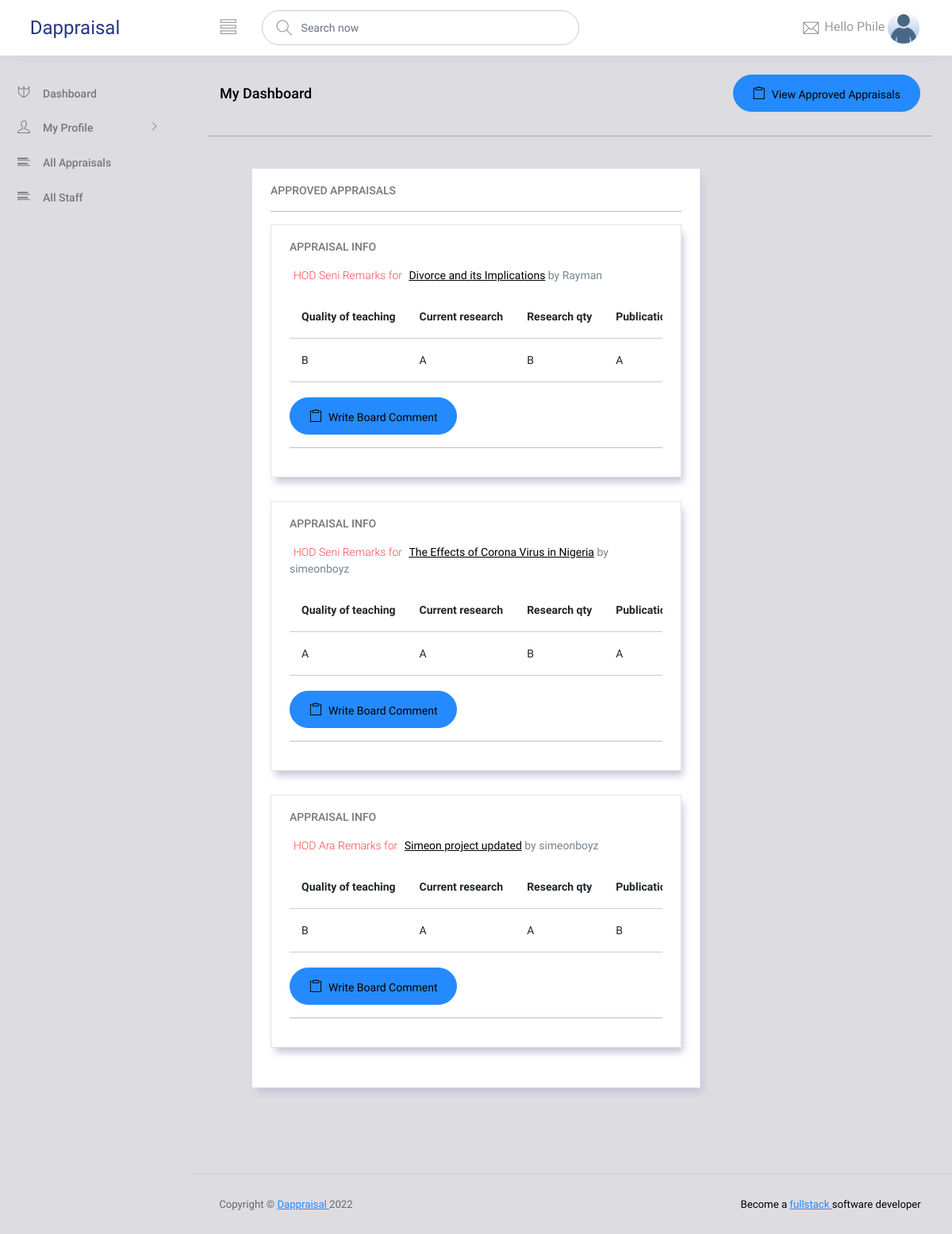
The page /approved-appraisals/ (signed in) on the database its author committed.
### appraisal_component/models.py (models this page shows, shortened)
class User(AbstractUser):
	accounts = (
			('select account', 'select account'),
			('HOD', 'HOD'),
			('lecturer', 'lecturer'),
			('Assessment committee', 'Assessment committee'),
		)
	account_type = models.CharField(max_length=200, choices=accounts, default='select account')
	email = models.CharField(max_length = 200, blank=True, unique=True)
	first_name = models.CharField(max_length=200, blank=True)
	last_name = models.CharField(max_length=200, blank=True)
	username = models.CharField(max_length = 200, blank=True, unique=True)
	date_created = models.DateTimeField(auto_now_add=True)
	USERNAME_FIELD = 'username'
	REQUIRED_FIELDS = []
	def __str__(self):
		return self.username

class LecturerComment(models.Model):
	signature_option = (
		('select', 'select'),
		('Signed & Approved','Signed & Approved'),
		('Unsigned &Unapproved', 'Unsigned &Unapproved'),
	)
	get_comment = models.TextField()
	get_lecturer = models.ForeignKey(User, on_delete=models.CASCADE, blank=True, default='No comment', related_name='lecturer_name')
	get_appraisal = models.ForeignKey(HODAssessment, on_delete=models.CASCADE, null=True, blank=True, related_name='lecturer_comment')
	date_signed = models.DateTimeField(auto_now_add=True)
	get_signature = models.CharField(blank=True, max_length=200, default='select', choices=signature_option)

class HODAssessment(models.Model):
	grades = (
			('A','A'),
			('B','B'),
			('C','C'),
			('D','D'),
			('E','E'),
		)
	recommendation_option = (
			('select', 'select'),
			('Approved','Approved'),
			('Unapproved', 'Unapproved'),
		)
	signature_option = (
			('select', 'select'),
			('Signed & Approved','Signed & Approved'),
			('Unsigned &Unapproved', 'Unsigned &Unapproved'),
		)
	quality_of_teaching = models.CharField(max_length=200, choices=grades)
	current_research = models.CharField(max_length=200, choices=grades)
	quality_of_research = models.CharField(max_length=200, choices=grades)
	quality_of_publications = models.CharField(max_length=200, choices=grades)
	postgraduate_supervision = models.CharField(max_length=200, choices=grades)
	other_departmental_responsibilities = models.CharField(max_length=200, choices=grades)
	contribution_to_university_or_country = models.CharField(max_length=200, choices=grades)
	general_assessment = models.CharField(max_length=200, choices=grades)
	recommendations = models.CharField(blank=True, default='select', max_length=200, choices=recommendation_option)
	signature = models.CharField(blank=True, max_length=200, default='select', choices=signature_option)
	date_signed = models.DateTimeField(auto_now_add=True)
	lecturer = models.ForeignKey(StaffAppraisal, on_delete=models.CASCADE, null=True, blank=True, related_name='lecturer_form')
	hod_name = models.ForeignKey(User, on_delete=models.CASCADE, null=True, blank=True, related_name='hod_fullname')

class StaffAppraisal(models.Model):
	marital_status = (
			('select account', 'select account'),
			('single', 'single'),
			('married', 'married'),
			('divorced', 'divorced'),
		)
	appointment_status = (
			('select account', 'select account'),
			('Yes','Yes'),
			('No','No'),
		)
	marital_status = models.CharField(max_length=100, choices=marital_status, default='select account')
	college = models.CharField(max_length=200, blank=True)
	department = models.CharField(max_length=200, blank=True)
	date_of_first_appointment = models.DateField(blank=True)
	grade_of_first_appointment = models.CharField(blank=True, max_length=200)
	date_of_last_promotion = models.DateField(blank=True)
	grade_of_last_promotion = models.CharField(blank=True, max_length=200)
	date_of_current_appointment = models.DateField(blank=True)
	grade_of_current_appointment = models.CharField(blank=True, max_length=200)
	appointment_confirmation = models.CharField(max_length=100, choices=appointment_status, default='select account')
	present_salary = models.CharField(blank=True, max_length=200)
	academic_qualification_degree = models.CharField(max_length=200, blank=True)
	academic_qualification_class = models.CharField(max_length=200, blank=True)
	academic_qualification_institution = models.CharField(max_length=200, blank=True)
	date_of_award = models.DateField()
	professional_qualification = models.CharField(blank=True, max_length=200)
	professional_awarding_body = models.CharField(max_length=200, blank=True)
	professional_date_of_award = models.DateField()
	teaching_experience_institution = models.CharField(max_length=200, blank=True)
	designation = models.CharField(max_length=200, blank=True)
	specialization = models.CharField(blank=True, max_length=200)
	period_from = models.DateField()
	period_to = models.DateField()
	courses_taught_during_harmattan = models.CharField(blank=True, max_length=600)
	courses_taught_during_rain = models.CharField(blank=True, max_length=600)
	professional_employer = models.CharField(blank=True, max_length=200)
	designation = models.CharField(max_length=200, blank=True)
	nature_of_duty = models.CharField(blank=True, max_length=200)
	professional_experience_date = models.DateField()
	publications = models.FileField(upload_to='files/')
	research_topic = models.CharField(max_length=500, blank=True)
	research_date = models.CharField(max_length=200, blank=True)
	user = models.ForeignKey(User, on_delete=models.CASCADE, null=True, blank=True, related_name='lecturer',)
	date_submitted = models.DateTimeField(auto_now_add=True)

### account/models.py (models this page shows, shortened)
class Profile(models.Model):
	gender = (
			('select', 'select'),
			('male', 'male'),
			('female', 'female')
		)
	user = models.OneToOneField(User, related_name='profile', on_delete=models.CASCADE)
	dob = models.DateField(blank=True, null=True)
	bio = models.CharField(max_length=200, blank=True)
	photo = models.ImageField(upload_to='users/%Y/%m/%d', default='media/default.jpeg', blank=True)
	level = models.CharField(max_length=200, blank=True, default='junior')
	gender = models.CharField(max_length=100, choices=gender, default='select')
	department = models.CharField(max_length=200, blank=True)
	nationality = models.CharField(max_length=100, blank=True, default='Nigeria')
	state = models.CharField(max_length=100, blank=True, default='Ogun')
	phone_no = models.CharField(max_length=100, blank=True)
	staff_id = models.CharField(max_length=100, blank=True, null=True)
	date_created = models.DateTimeField(auto_now_add=True)
	last_seen = models.DateTimeField(default=timezone.now)

### appraisal_component/views.py (the view)
# urls.py: path('approved-appraisals/', ApprovedAppraisalListView.as_view(), name='approved-appraisals'),
class ApprovedAppraisalListView(ListView):
	model = HOD
	context_object_name = 'approved_appraisals'
	ordering = ['-date_signed'] #0650503440, gtb, 4040-ussd pin
	paginate_by = 7
	def get_context_data(self, **kwargs):
		context = super().get_context_data(**kwargs)
		current_user = self.request.user
		print('this is the current_user and the account_type: ', current_user, current_user.account_type)
		approved_appraisals = HOD.objects.all()
		approved_appraisals_with_lecturer_comments = LecturerComment.objects.all()
		context = {
			'current_user':current_user,
			'approved_appraisals':approved_appraisals,
			'approved_appraisals_with_lecturer_comments':approved_appraisals_with_lecturer_comments,
		}
		return context

### appraisal_component/templates/appraisal_component/hodassessment_list.html (shortened to what this page needs)
{% extends 'layout.html' %}
{% load static %}
{% load crispy_forms_tags %}
{% block content %}
    <div class="">
       <div class="main-panel">
        <div class="content-wrapper">
          <div class="row">
            <div class="col-md-12 grid-margin stretch-card">
              <div class="card">
                <div class="card-body">
                  <h4 class="card-title">APPROVED APPRAISALS</h4> <hr>
                  <p class="card-description">
                        {% if current_user.account_type == 'Assessment committee' %}
                           {% for new_request in approved_appraisals_with_lecturer_comments %}
                            {%  if new_request %}
                            <div class="col-lg-12 grid-margin stretch-card">
                              <div class="card">
                                <div class="card-body">
                                  <h4 class="card-title">APPRAISAL INFO</h4>
                                  <p class="card-description">
                                    <code> HOD {{ new_request.get_appraisal.hod_name }} Remarks for </code>
                                    <a class="text-black" href="{% url 'appraisal:appraisal-detail' new_request.id %}">{{ new_request.get_appraisal.lecturer.research_topic }}</a> by {{ new_request.get_appraisal.lecturer.user.username }}
                                  </p>
                                  <div class="table-responsive">
                                    <table class="table">
                                      <thead>
                                        <tr>
                                          <th>Quality of teaching</th>
                                          <th>Current research</th>
                                          <th>Research qty</th>
                                          <th>Publication qty</th>
                                        </tr>
                                      </thead>
                                      <tbody>
                                        <tr>
                                          <td>{{ new_request.get_appraisal.quality_of_teaching }}</td>
                                          <td>{{ new_request.get_appraisal.current_research }}</td>
                                          <td>{{ new_request.get_appraisal.quality_of_research }}</td>
                                          <td>{{ new_request.get_appraisal.quality_of_publications }}</td>
                                        </tr>
                                      </tbody>
                                    </table>
                                  </div>
                                  <br>
                                    <a href="{% url 'appraisal:board-comment' new_request.get_appraisal.id %}" type="button" class="btn btn-primary btn-icon-text btn-rounded"> <i class="ti-clipboard btn-icon-prepend"></i>Write Board Comment
                              </a> <hr>
                                </div>
                              </div>
                            </div>
                            {% else %}
                              <p>No Appraisals Yet!</p>
                             {% endif %}
                            {% endfor %}
                          {% endif %}
                  </p>
                </div>
              </div>
            </div>
          </div>
        </div>
        </div>
    </div>
{% endblock content %}

### account/templates/layout.html (shortened to what this page needs)
{% load static %}
<!DOCTYPE html>
<html lang="en">
<head>
  <link rel="stylesheet" href="{% static 'vendors/ti-icons/css/themify-icons.css' %}">
  <link rel="stylesheet" href="{% static 'vendors/base/vendor.bundle.base.css' %}">
  <link rel="stylesheet" href="{% static 'css/style.css' %}">
</head>
<body>
  <div class="container-scroller">
    <nav class="navbar col-lg-12 col-12 p-0 fixed-top d-flex flex-row">
      <div class="text-center navbar-brand-wrapper d-flex align-items-center justify-content-center">
        <a class="navbar-brand brand-logo me-5" href="{% url 'dashboard' %}">Dappraisal</a>
      </div>
      <div class="navbar-menu-wrapper d-flex align-items-center justify-content-end">
        <button class="navbar-toggler navbar-toggler align-self-center" type="button" data-toggle="minimize">
          <span class="ti-view-list"></span>
        </button>
        <ul class="navbar-nav mr-lg-2">
          <li class="nav-item nav-search d-none d-lg-block">
            <div class="input-group">
              <div class="input-group-prepend hover-cursor" id="navbar-search-icon">
                <span class="input-group-text" id="search">
                  <i class="ti-search"></i>
                </span>
              </div>
              <input type="text" class="form-control" id="navbar-search-input" placeholder="Search now" aria-label="search" aria-describedby="search">
            </div>
          </li>
        </ul>
        <ul class="navbar-nav navbar-nav-right">
          <li class="nav-item dropdown me-1">
            <a class="nav-link count-indicator dropdown-toggle d-flex justify-content-center align-items-center" id="messageDropdown" href="#" data-bs-toggle="dropdown">
              <i class="ti-email mx-0"></i>
            </a>
          </li>
          <li class="nav-item nav-profile dropdown">
            <a class="nav-link dropdown-toggle" href="{% url 'dashboard' %}" data-bs-toggle="dropdown" id="profileDropdown">
             Hello {{ user.username }} <img src="{{ user.profile.photo.url }}" alt="user profile"/>
            </a>
          </li>
        </ul>
      </div>
    </nav>
    <div class="container-fluid page-body-wrapper">
      <nav class="sidebar sidebar-offcanvas" id="sidebar">
        <ul class="nav">
          <li class="nav-item">
            <a class="nav-link" href="{% url 'dashboard' %}">
              <i class="ti-shield menu-icon"></i>
              <span class="menu-title">Dashboard</span>
            </a>
          </li>
          <li class="nav-item">
            <a class="nav-link" data-bs-toggle="" href="{% url 'edit' %}" aria-controls="">
              <i class="ti-user menu-icon"></i>
              <span class="menu-title">My Profile</span>
              <i class="menu-arrow"></i>
            </a>
          </li>
          <li class="nav-item">
            <a class="nav-link" href="{% url 'appraisal:appraisal-list' %}">
              <i class="ti-layout-list-post menu-icon"></i>
              <span class="menu-title">All Appraisals</span>
            </a>
          </li>
          <li class="nav-item">
            <a class="nav-link" href="{% url 'appraisal:staff-list' %}">
              <i class="ti-layout-list-post menu-icon"></i>
              <span class="menu-title">All Staff</span>
            </a>
          </li>
        </ul>
      </nav>
      <div class="main-panel">
        <div class="content-wrapper">
          <div class="row">
            <div class="col-md-12 grid-margin">
              <div class="d-flex justify-content-between align-items-center">
                <div>
                  <h4 class="font-weight-bold mb-0">My Dashboard</h4>
                </div>
                <div>
                  {% if user.account_type == 'lecturer' %}
                    <a href="{% url 'appraisal:apply' %}" type="button" class="btn btn-primary btn-icon-text btn-rounded">
                      <i class="ti-clipboard btn-icon-prepend"></i>Apply
                    </a>
                    <a href="{% url 'appraisal:approved-appraisals' %}" type="button" class="btn btn-primary btn-icon-text btn-rounded">
                      <i class="ti-clipboard btn-icon-prepend"></i>My Approved Appraisals
                    </a>
                    <a href="{% url 'appraisal:board-approved-appraisals' %}" type="button" class="btn btn-primary btn-icon-text btn-rounded">
                      <i class="ti-clipboard btn-icon-prepend"></i>View Board Remarks
                    </a>
                  {% elif user.account_type == 'HOD'  %}
                    <a href="{% url 'appraisal:approved-appraisals' %}" type="button" class="btn btn-primary btn-icon-text btn-rounded">
                      <i class="ti-clipboard btn-icon-prepend"></i> View Approved Appraisals
                    </a>
                  {% else %}
                    <a href="{% url 'appraisal:approved-appraisals' %}" type="button" class="btn btn-primary btn-icon-text btn-rounded">
                      <i class="ti-clipboard btn-icon-prepend"></i>View Approved Appraisals
                    </a>
                  {% endif %}
                </div>
              </div>
            </div> <hr>
            <div class="col-md-12 grid-margin mt-0">
              {% block content %} {% endblock content %}
            </div>
          </div>
        </div>
        <footer class="footer">
          <div class="d-sm-flex justify-content-center justify-content-sm-between">
            <span class="text-muted text-center text-sm-left d-block d-sm-inline-block">Copyright © <a href="#" target="_blank">Dappraisal </a>2022</span>
            <span class="float-none float-sm-right d-block mt-1 mt-sm-0 text-center">Become a <a href="https://www.sodbrideacademy.com/" target="_blank"> fullstack </a> software developer</span>
          </div>
        </footer>
      </div>
    </div>
  </div>
</body>
</html>

### rows shown on the page
User: username "Phile", profile.photo (placeholder picture)
LecturerComment: get_appraisal.hod_name "Seni", get_appraisal.lecturer.research_topic "Divorce and its Implications", get_appraisal.lecturer.user.username "Rayman", get_appraisal.quality_of_teaching "B", get_appraisal.current_research "A", get_appraisal.quality_of_research "B", get_appraisal.quality_of_publications "A"
LecturerComment: get_appraisal.hod_name "Seni", get_appraisal.lecturer.research_topic "The Effects of Corona Virus in Nigeria", get_appraisal.lecturer.user.username "simeonboyz", get_appraisal.quality_of_teaching "A", get_appraisal.current_research "A", get_appraisal.quality_of_research "B", get_appraisal.quality_of_publications "A"
LecturerComment: get_appraisal.hod_name "Ara", get_appraisal.lecturer.research_topic "Simeon project updated", get_appraisal.lecturer.user.username "simeonboyz", get_appraisal.quality_of_teaching "B", get_appraisal.current_research "A", get_appraisal.quality_of_research "A", get_appraisal.quality_of_publications "B"
